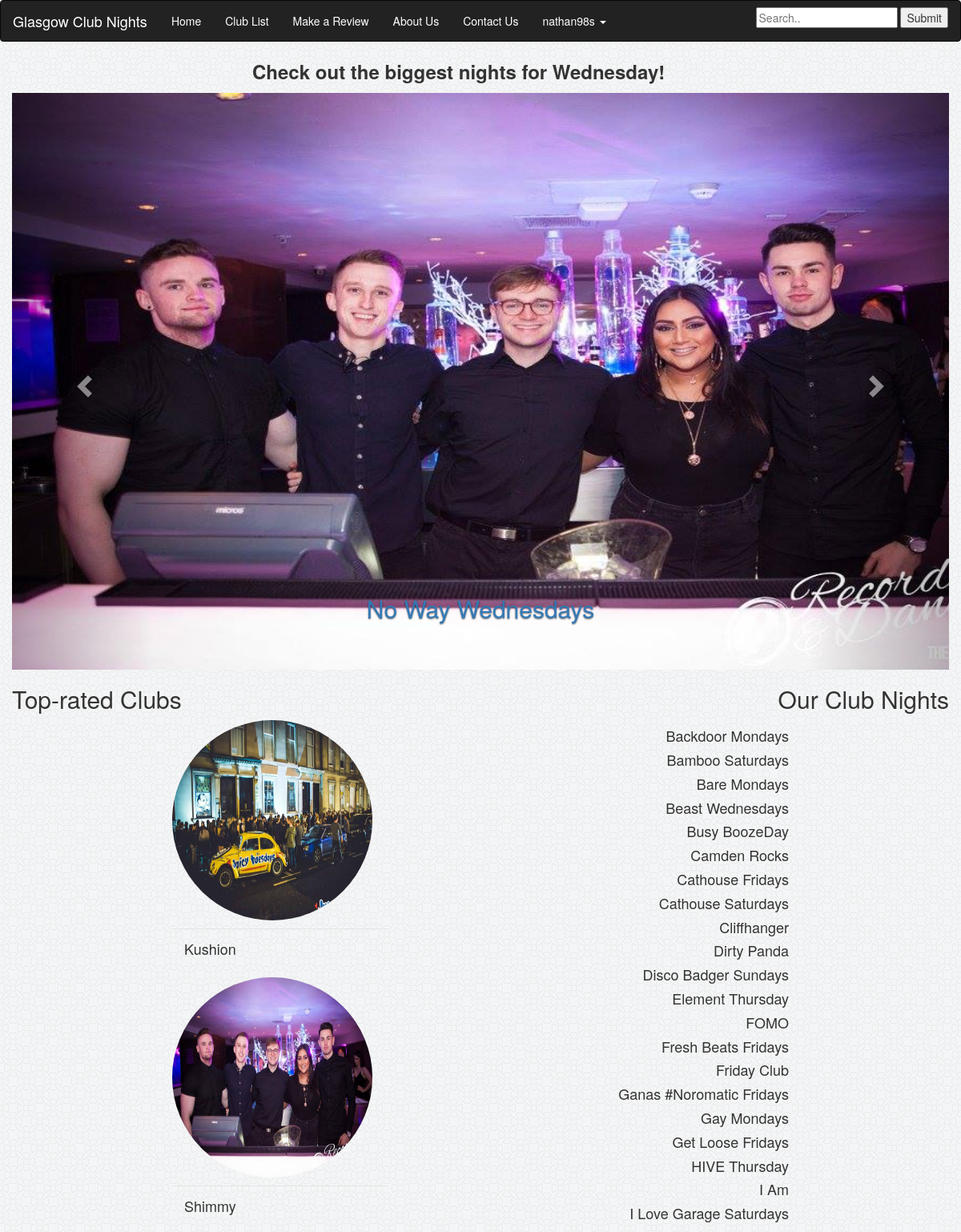
The app's page / (signed in, upper part) with its own data.
### gcn/models.py (models this page shows, shortened)
class Club(models.Model):
    name = models.CharField(max_length=128, unique=True)
    club_rating = models.BigIntegerField(default=0)

class Night(models.Model):
    club_list = models.ForeignKey(Club)
    night_name = models.CharField(max_length=128)
    night_day = models.CharField(max_length=128)
    def __str__(self):
        return self.night_name

### gcn/views.py (the view)
# urls.py: url(r'^$', views.home, name='home'),
def home(request):
    club_rating_list = Club.objects.order_by('-club_rating')[:5]
    club_night_list = Night.objects.order_by('night_name')
    context_dict = {'clubs': club_rating_list, 'nights':club_night_list}
    response = render(request, 'glasgowclubnights/home.html', context=context_dict)
    return response

### templates/glasgowclubnights/home.html (shortened to what this page needs)
{% extends 'glasgowclubnights/main_base.html' %}
{% block body_block %}
     <section id="intro">
        <div class="container">
            <section id="carousel-title">
                <div class="container">
                    <div class="row">
                        <div class="col-md-3">
                        </div>
                        <div class="col-md-6">
                            <p id="carousel-header" class="opacityPulse-css"></p>
                        </div>
                        <div class="col-md-3">
                        </div>
                    </div>
                </div>
                <div class="container">
                    <div id="myCarousel" class="carousel slide carousel-fade" data-ride="carousel">
                        <ol class="carousel-indicators">
                            <li data-target="#myCarousel" data-slide-to="0" class="active"></li>
                            <li data-target="#myCarousel" data-slide-to="1"></li>
                            <li data-target="#myCarousel" data-slide-to="2"></li>
                        </ol>
                        <div class="carousel-inner" role="listbox">
                            <div class="item active">
                                <div id="first">
                                </div>
                                <div class="carousel-caption">
                                    <h2 id="cap1"></h2>
                                </div>
                            </div>
                        </div>
                        <a class="left carousel-control" href="#myCarousel" data-slide="prev">
                            <span class="glyphicon glyphicon-chevron-left"></span>
                        </a>
                        <a class="right carousel-control" href="#myCarousel" data-slide="next">
                            <span class="glyphicon glyphicon-chevron-right"></span>
                        </a>
                    </div>
                </div>
            </section>
        </div>
        <div class="container">
            <div class="row">
                    <div class="col-md-6"><h2 style="text-align:left">Top-rated Clubs</h2></div>
                    <div class="col-md-6"><h2 style="text-align:right">Our Club Nights</h2></div>
            <div class="container">
                 <div class="row">
                    <div class="col-md-2"></div>
                     {% if clubs %}
                     <div class="clubCircle">
                        <div class="col-md-3" id ="ratedpics">
                            {% for popular in clubs %}
                                    <h4 id="ratedText" style="text-align: left" class="modal-footer">{{ popular.name }}</h4>
                            {% endfor %}
                            </div>
                        </div>
                        {% endif %}
                    <div class="col-md-5">
                        {% if nights %}
                            {% for night in nights %}
                                <p>
                                    <h4 style="text-align:right">{{night}}</h4>
                                </p>
                            {% endfor %}
                        {% endif %}
                </div>
                <div class="col-md-2"></div>
                </div>
            </div>
            </div>
    </section>
    <br>
{% endblock %}

### templates/glasgowclubnights/main_base.html (shortened to what this page needs)
<!DOCTYPE html>
<html lang="en">
{% load staticfiles %}
{% load gcn_template_tags %}
{% block nav_block %}
    <head>
        <link rel="stylesheet" type="text/css" href="../../static/club.css">
        <link rel="stylesheet" type="text/css" href="../../static/home.css">
        <link rel="stylesheet" href="https://maxcdn.bootstrapcdn.com/bootstrap/3.3.7/css/bootstrap.min.css">
        <link href="https://netdna.bootstrapcdn.com/bootstrap/3.0.0/css/bootstrap.min.css" rel="stylesheet"
              id="bootstrap-css">
        <link href="https://maxcdn.bootstrapcdn.com/font-awesome/4.7.0/css/font-awesome.min.css" rel="stylesheet">
        <link href="https://netdna.bootstrapcdn.com/bootstrap/3.0.0/css/bootstrap.min.css" rel="stylesheet"
              id="bootstrap-css">
        <link rel="stylesheet"
              href="https://cdnjs.cloudflare.com/ajax/libs/font-awesome/4.7.0/css/font-awesome.min.css">
        <link href="http://v4-alpha.getbootstrap.com/examples/signin/signin.css"
        <link href="http://v4-alpha.getbootstrap.com/examples/signin/signin.css"
              rel="stylesheet">
    </head>
    <body>
    {% if user is null %}
        <section id="navbar">
            <nav class="navbar navbar-inverse">
                <div class="container-fluid">
                    <div class="navbar-header">
                        <a class="navbar-brand">Glasgow Club Nights</a>
                    </div>
                    <ul class="nav navbar-nav">
                        <li class="active">
                        <li><a href="{% url 'home' %}">Home</a></li>
                        <li><a href="{% url 'register' %}">Register</a></li>
                        <li><a href="{% url 'club_list' %}">Club List</a></li>
                        <li><a href="{% url 'about_us' %}">About Us</a></li>
                        <li><a href="{% url 'contact_us' %}">Contact Us</a></li>
                    </ul>
                    <div class="nav navbar-form navbar-right">
                        <input type="text" placeholder="Search.." id="search">
                        <button type="button" onclick="search()">Submit</button>
                    </div>
                </div>
            </nav>
        </section>
        <!--Checks if user is a club (atm only modeled for kushion
        could implement an array script to search if user = club name-->
    {% elif user.is_authenticated %}
        <section id="navbar">
            <nav class="navbar navbar-inverse">
                <div class="container-fluid">
                    <div class="navbar-header">
                        <a class="navbar-brand">Glasgow Club Nights</a>
                    </div>
                    <ul class="nav navbar-nav">
                        <li><a href="{% url 'home' %}">Home</a></li>
                        <li><a href="{% url 'club_list' %}">Club List</a></li>
                        <li><a href="{% url 'reviews' %}">Make a Review</a></li>
                        <li><a href="{% url 'about_us' %}">About Us</a></li>
                        <li><a href="{% url 'contact_us' %}">Contact Us</a></li>
                        <li style="float:right" class="dropdown">
                            <a class="dropdown-toggle" data-toggle="dropdown" href="#">{{ user.username }}
                                <span class="caret"></span></a>
                        </li>
                    </ul>
                    <div class="nav navbar-form navbar-right">
                        <input type="text" placeholder="Search.." id="search">
                        <button type="button" onclick="search()">Submit</button>
                    </div>
                </div>
            </nav>
        </section>
    {% endif %}
{% endblock %}
{% block body_block %}
{% endblock %}

### static/home.css (style rules this page uses)
#intro { display: table; width: 100%; height: 50%; background: none; margin: auto; }
#intro .item { background-size: 100% 100%; background-position: 0% 0%; margin: auto; }
#intro .container { padding: 0px 0px; overflow: hidden; }
#intro .item::before { content: ''; background-color: rgba(0, 0, 0, 0); position: absolute; height: 50%; width: 100%; top: 0; right: 0; left: 0; bottom: 0; background-size: cover; margin: auto; }
#intro .carousel-inner { height: 50%; width: 100%; margin: auto; }
#navbar .navbar-brand { color: white; }
#navbar li { display: block; color: white; text-decoration: none; }
#navbar li a { display: block; color: white; text-decoration: none; }
body { background-image: url("images/circles-light.png"); background-repeat: repeat; height: 100%; }
#carousel-header { animation-name: pulse; -webkit-animation-name: pulse; animation-duration: 1.5s; -webkit-animation-duration: 1.5s; animation-iteration-count: infinite; -webkit-animation-iteration-count: infinite; font-weight: 600; font-size: 24px; }
#cap1 { text-decoration: none; text-decoration-color: white; }
.row:after { content: ""; display: table; clear: both; }
.active, .demo:hover { opacity: 1; }
html, body { height: 100%; padding: 0; margin: 0; }

### records on screen
Club: name "Kushion"
Club: name "Shimmy"
Night: night_name "Backdoor Mondays"
Night: night_name "Bamboo Saturdays"
Night: night_name "Bare Mondays"
Night: night_name "Beast Wednesdays"
Night: night_name "Busy BoozeDay"
Night: night_name "Camden Rocks"
Night: night_name "Cathouse Fridays"
Night: night_name "Cathouse Saturdays"
Night: night_name "Cliffhanger"
Night: night_name "Dirty Panda"
Night: night_name "Disco Badger Sundays"
Night: night_name "Element Thursday"
Night: night_name "FOMO"
Night: night_name "Fresh Beats Fridays"
Night: night_name "Friday Club"
Night: night_name "Ganas #Noromatic Fridays"
Night: night_name "Gay Mondays"
Night: night_name "Get Loose Fridays"
Night: night_name "HIVE Thursday"
Night: night_name "I Am"
Night: night_name "I Love Garage Saturdays"

### other values on screen
{{ user.username }} "nathan98s"
